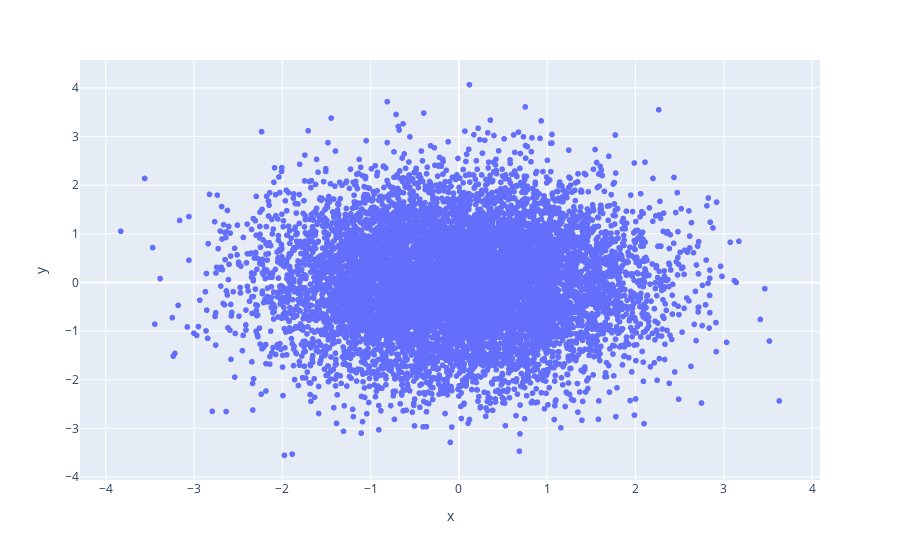

Notebook cell for this chart:
### Code cell
fig = px.sc atter(x=np.random.randn(10_000), y=np.random.randn(10_000))
fig.show()

### Figure 1 — Plotly figure (JSON) as saved in the notebook; plotly's stock layout.template omitted (floating-point values rounded to 4 significant figures; data arrays with more than 128 entries replaced by an {"elided": "..."} marker saying what was removed)
{"data": [{"hovertemplate": "x=%{x}<br>y=%{y}<extra></extra>", "legendgroup": "", "marker": {"color": "#636efa", "symbol": "circle"}, "mode": "markers", "name": "", "showlegend": false, "type": "scattergl", "x": {"elided": "10000 float values"}, "xaxis": "x", "y": {"elided": "10000 float values"}, "yaxis": "y"}], "layout": {"legend": {"tracegroupgap": 0}, "margin": {"t": 60}, "xaxis": {"anchor": "y", "domain": [0, 1], "title": {"text": "x"}}, "yaxis": {"anchor": "x", "domain": [0, 1], "title": {"text": "y"}}}}
